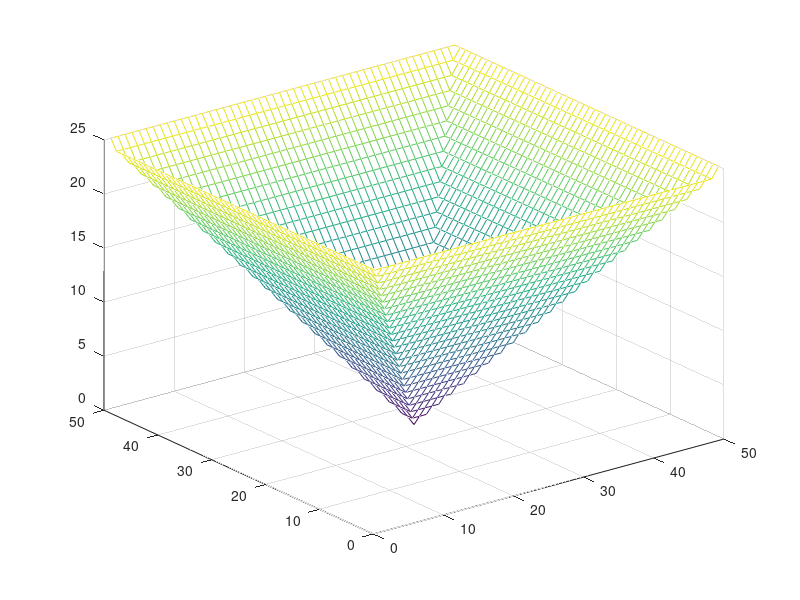

This chart was generated by the following MATLAB code:
clc, clear,close all 
imgC = zeros(50,50);
imgC(25,25) = 0;
[ny,nx] = size(imgC);
i = 1;
j = 1;
for i = 1:ny
    for j = 1:nx
        if i <= 50 && j <=50
        imgC(i,j) = max(abs(25-i),abs(25-j));
        end
        j = j+1 ;
    end
    i = i+1;
end

mesh(imgC)